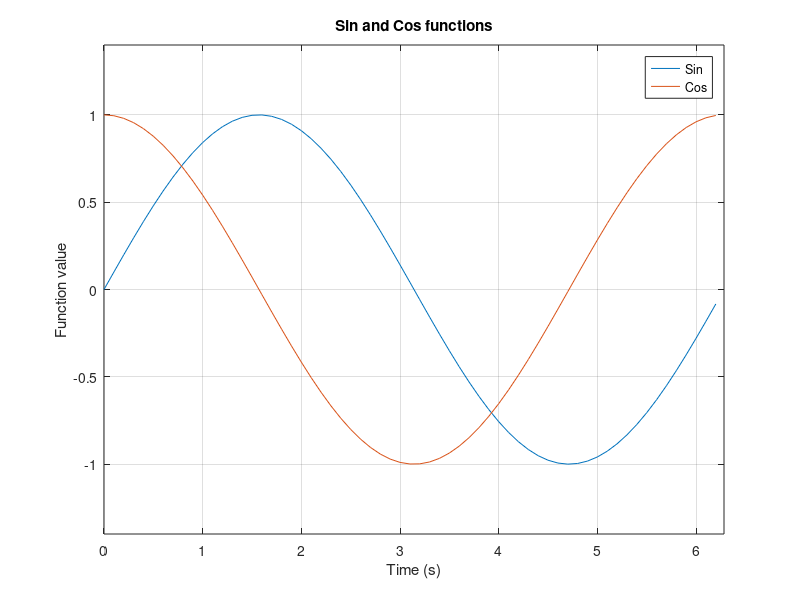

Reproduce this figure in MATLAB.
%Birinci Soru
a = 10
b = 2.5 * power(10,23)
c = 2 + 3 * sqrt(-1)
d = exp( sqrt(-1) * 2*pi / 3)

disp("-----------------------------------------");

%İkinci Soru
aVec = [3.14 15 9 26]
bVec = [2.71;8;28;182]
cVec = 5:-0.2:-5
dVec = logspace(0,1,100)
eVec = ['H' 'E' 'L' 'L' 'O']

disp("-----------------------------------------");

%Üçüncü Soru
aMat = 2 * ones(9,9)

d2 = [1 2 3 4 5 4 3 2 1]
bMat = diag(d2)

X = 1:100
cMat = reshape(X,[10,10])

dMat = NaN(3,4)

eMat = [13 -1 5; -22 10 -87]

fMat = randi([-3, 3], 5, 3);
disp("fMat =");
disp(fMat);

r = -3 + (3+3)*rand(5,3)

disp("-----------------------------------------");

%Dördüncü Soru
x = 1 / 1 + exp(-(a-15)/6)
b = power((sqrt(a) + nthroot(b,21)),pi)
cplusd = c + d;
cminusd = c - d;
ctimesd = cplusd * cminusd;
real_ctimesd = real(ctimesd);
sina = sin(a*pi / 3);
logt = log(real_ctimesd * sina);
conjc = conj(c);
ctimesconjc = c * conjc;
z = logt / ctimesconjc;
disp("z =");
disp(z);


disp("-----------------------------------------");

%Altıncı Soru

cSum = sum(cMat,2);
%--------------------------------------
eMean = mean(eMat,1);
%--------------------------------------
newRow = [1 1 1];
eMat(1, :) = newRow;
%--------------------------------------
cSub = cMat(2:9, 2:9);
%--------------------------------------
lin = 1:20;
% Burada Çift ve tek sayıları seçiyoruz.
Evens = lin(mod(lin, 2) == 0);
Odds = lin(mod(lin, 2) == 1);

Evens_Negative = Evens .* -1;

% Burda da yeni vektörü oluşturuyoruz.
new_lin = zeros(size(lin));
new_lin(1:2:end) = Odds;
new_lin(2:2:end) = Evens_Negative;

%--------------------------------------
r = rand(1, 5);
indices = find(r < 0.5);
r(indices) = 0;

%--------------------------------------

disp(cSum);
disp("-----------------------------------------");
disp(eMean);
disp("-----------------------------------------");
disp(eMat);
disp("-----------------------------------------");
disp(cSub);
disp("-----------------------------------------");
disp(new_lin);
disp("-----------------------------------------");
disp(r);

disp("-----------------------------------------");

%Yedinci Soru
% Define the x values
x = 0:0.1:2*pi;

% Calculate sine and cosine values
y1 = sin(x);
y2 = cos(x);

% Plot the sine and cosine functions
plot(x, y1, x, y2)

% Add labels and title
xlabel('Time (s)')
ylabel('Function value')
title('Sin and Cos functions')

% Set the x and y limits
xlim([0 2*pi])
ylim([-1.4 1.4])

% Add legend (optional)
legend('Sin', 'Cos')

% Show the plot
grid on
